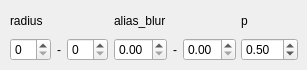
         <widget class="QWidget" name="defocus">
          <attribute name="title">
           <string>Defocus</string>
          </attribute>
          <widget class="QWidget" name="gridLayoutWidget">
           <property name="geometry">
            <rect>
             <x>10</x>
             <y>10</y>
             <width>288</width>
             <height>51</height>
            </rect>
           </property>
           <layout class="QGridLayout" name="gridLayout">
            <item row="0" column="0">
             <widget class="QLabel" name="label_9">
              <property name="text">
               <string>radius</string>
              </property>
             </widget>
            </item>
            <item row="1" column="1">
             <layout class="QHBoxLayout" name="horizontalLayout_5">
              <item>
               <widget class="QDoubleSpinBox" name="sb_defocus_alias_blur0"/>
              </item>
              <item>
               <widget class="QLabel" name="label_13">
                <property name="layoutDirection">
                 <enum>Qt::LeftToRight</enum>
                </property>
                <property name="text">
                 <string>-</string>
                </property>
                <property name="alignment">
                 <set>Qt::AlignCenter</set>
                </property>
               </widget>
              </item>
              <item>
               <widget class="QDoubleSpinBox" name="sb_defocus_alias_blur1"/>
              </item>
             </layout>
            </item>
            <item row="1" column="0">
             <layout class="QHBoxLayout" name="horizontalLayout_4">
              <item>
               <widget class="QSpinBox" name="sb_defocus_radius0"/>
              </item>
              <item>
               <widget class="QLabel" name="label_11">
                <property name="layoutDirection">
                 <enum>Qt::LeftToRight</enum>
                </property>
                <property name="text">
                 <string>-</string>
                </property>
                <property name="alignment">
                 <set>Qt::AlignCenter</set>
                </property>
               </widget>
              </item>
              <item>
               <widget class="QSpinBox" name="sb_defocus_radius1"/>
              </item>
             </layout>
            </item>
            <item row="0" column="1">
             <widget class="QLabel" name="label_12">
              <property name="text">
               <string>alias_blur</string>
              </property>
             </widget>
            </item>
            <item row="0" column="2">
             <widget class="QLabel" name="label_10">
              <property name="text">
               <string>p</string>
              </property>
             </widget>
            </item>
            <item row="1" column="2">
             <widget class="QDoubleSpinBox" name="sb_defocus_p">
              <property name="value">
               <double>0.500000000000000</double>
              </property>
             </widget>
            </item>
           </layout>
          </widget>
         </widget>
